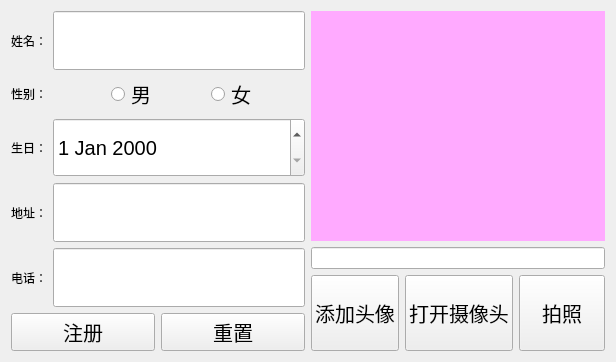
<?xml version="1.0" encoding="UTF-8"?>
<ui version="4.0">
 <class>Registerwin</class>
 <widget class="QWidget" name="Registerwin">
  <property name="geometry">
   <rect>
    <x>0</x>
    <y>0</y>
    <width>616</width>
    <height>362</height>
   </rect>
  </property>
  <property name="windowTitle">
   <string>Form</string>
  </property>
  <layout class="QHBoxLayout" name="horizontalLayout_8">
   <item>
    <layout class="QVBoxLayout" name="verticalLayout">
     <item>
      <layout class="QHBoxLayout" name="horizontalLayout">
       <item>
        <widget class="QLabel" name="label">
         <property name="text">
          <string>姓名：</string>
         </property>
        </widget>
       </item>
       <item>
        <widget class="QLineEdit" name="nameEdit">
         <property name="sizePolicy">
          <sizepolicy hsizetype="Expanding" vsizetype="Expanding">
           <horstretch>0</horstretch>
           <verstretch>0</verstretch>
          </sizepolicy>
         </property>
        </widget>
       </item>
      </layout>
     </item>
     <item>
      <layout class="QHBoxLayout" name="horizontalLayout_4">
       <item>
        <widget class="QLabel" name="label_4">
         <property name="text">
          <string>性别：</string>
         </property>
        </widget>
       </item>
       <item>
        <widget class="QRadioButton" name="mrb">
         <property name="font">
          <font>
           <pointsize>15</pointsize>
          </font>
         </property>
         <property name="text">
          <string>男</string>
         </property>
        </widget>
       </item>
       <item>
        <widget class="QRadioButton" name="wrb">
         <property name="font">
          <font>
           <pointsize>15</pointsize>
          </font>
         </property>
         <property name="text">
          <string>女</string>
         </property>
        </widget>
       </item>
      </layout>
     </item>
     <item>
      <layout class="QHBoxLayout" name="horizontalLayout_5">
       <item>
        <widget class="QLabel" name="label_5">
         <property name="text">
          <string>生日：</string>
         </property>
        </widget>
       </item>
       <item>
        <widget class="QDateEdit" name="birthdayEdit">
         <property name="sizePolicy">
          <sizepolicy hsizetype="Expanding" vsizetype="Expanding">
           <horstretch>0</horstretch>
           <verstretch>0</verstretch>
          </sizepolicy>
         </property>
         <property name="font">
          <font>
           <pointsize>15</pointsize>
          </font>
         </property>
        </widget>
       </item>
      </layout>
     </item>
     <item>
      <layout class="QHBoxLayout" name="horizontalLayout_3">
       <item>
        <widget class="QLabel" name="label_3">
         <property name="text">
          <string>地址：</string>
         </property>
        </widget>
       </item>
       <item>
        <widget class="QLineEdit" name="addressEdit">
         <property name="sizePolicy">
          <sizepolicy hsizetype="Expanding" vsizetype="Expanding">
           <horstretch>0</horstretch>
           <verstretch>0</verstretch>
          </sizepolicy>
         </property>
        </widget>
       </item>
      </layout>
     </item>
     <item>
      <layout class="QHBoxLayout" name="horizontalLayout_2">
       <item>
        <widget class="QLabel" name="label_2">
         <property name="sizePolicy">
          <sizepolicy hsizetype="Preferred" vsizetype="Preferred">
           <horstretch>0</horstretch>
           <verstretch>0</verstretch>
          </sizepolicy>
         </property>
         <property name="text">
          <string>电话：</string>
         </property>
        </widget>
       </item>
       <item>
        <widget class="QLineEdit" name="phoneEdit">
         <property name="sizePolicy">
          <sizepolicy hsizetype="Expanding" vsizetype="Expanding">
           <horstretch>0</horstretch>
           <verstretch>0</verstretch>
          </sizepolicy>
         </property>
        </widget>
       </item>
      </layout>
     </item>
     <item>
      <layout class="QHBoxLayout" name="horizontalLayout_6">
       <item>
        <widget class="QPushButton" name="registerBt">
         <property name="font">
          <font>
           <pointsize>15</pointsize>
          </font>
         </property>
         <property name="text">
          <string>注册</string>
         </property>
        </widget>
       </item>
       <item>
        <widget class="QPushButton" name="resetBt">
         <property name="font">
          <font>
           <pointsize>15</pointsize>
          </font>
         </property>
         <property name="text">
          <string>重置</string>
         </property>
        </widget>
       </item>
      </layout>
     </item>
    </layout>
   </item>
   <item>
    <layout class="QVBoxLayout" name="verticalLayout_2" stretch="3,1,1">
     <item>
      <widget class="QLabel" name="headpicLb">
       <property name="sizePolicy">
        <sizepolicy hsizetype="Preferred" vsizetype="Expanding">
         <horstretch>0</horstretch>
         <verstretch>0</verstretch>
        </sizepolicy>
       </property>
       <property name="styleSheet">
        <string notr="true">background-color: rgb(255, 170, 255);</string>
       </property>
       <property name="text">
        <string/>
       </property>
      </widget>
     </item>
     <item>
      <widget class="QLineEdit" name="picFileEdit"/>
     </item>
     <item>
      <layout class="QHBoxLayout" name="horizontalLayout_7">
       <item>
        <widget class="QPushButton" name="addpicBt">
         <property name="sizePolicy">
          <sizepolicy hsizetype="Minimum" vsizetype="Expanding">
           <horstretch>0</horstretch>
           <verstretch>0</verstretch>
          </sizepolicy>
         </property>
         <property name="font">
          <font>
           <pointsize>15</pointsize>
          </font>
         </property>
         <property name="text">
          <string>添加头像</string>
         </property>
        </widget>
       </item>
       <item>
        <widget class="QPushButton" name="videoBt">
         <property name="sizePolicy">
          <sizepolicy hsizetype="Minimum" vsizetype="Expanding">
           <horstretch>0</horstretch>
           <verstretch>0</verstretch>
          </sizepolicy>
         </property>
         <property name="font">
          <font>
           <pointsize>15</pointsize>
          </font>
         </property>
         <property name="text">
          <string>打开摄像头</string>
         </property>
        </widget>
       </item>
       <item>
        <widget class="QPushButton" name="cameraBt">
         <property name="sizePolicy">
          <sizepolicy hsizetype="Minimum" vsizetype="Expanding">
           <horstretch>0</horstretch>
           <verstretch>0</verstretch>
          </sizepolicy>
         </property>
         <property name="font">
          <font>
           <pointsize>15</pointsize>
          </font>
         </property>
         <property name="text">
          <string>拍照</string>
         </property>
        </widget>
       </item>
      </layout>
     </item>
    </layout>
   </item>
  </layout>
 </widget>
 <resources/>
 <connections/>
</ui>
